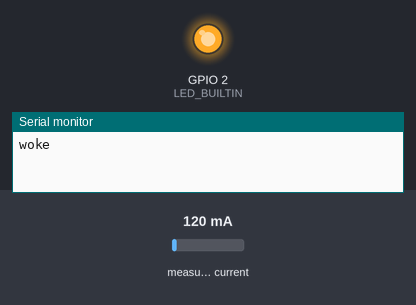
Simulated run of this sketch. Board: ESP32. Parts: output pins drawn as LEDs (lit = HIGH), the last lines printed to the serial monitor. Inputs (shaded band) come from the test bench; at power-on: measured current 120 mA. WiFi joins after 1.5 s; servers stay silent unless stated; uploads are accepted with an empty reply. At 13.2 s the program restarts the board; the recording ends there.

Above: at 0.1 s.
At 10.4 s:
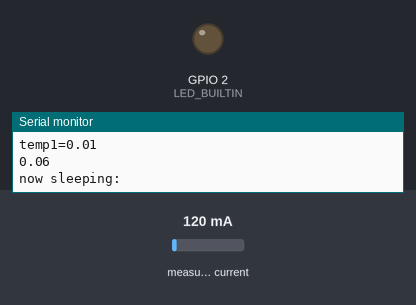
Timing chart, 0 to 13.2 s (numbered marks = the images above):
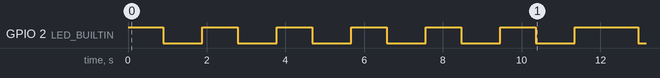

Measured:
- by itself, GPIO 2 (LED_BUILTIN): goes 6 × (HIGH 0.89 s, LOW 1.0 s), HIGH 1.6 s, then LOW

The sketch:

esp32_CT.ino
```cpp
#include "EmonLib.h"      //Energy monitoring library
#include <WiFi.h>
#include <esp_sleep.h>
#include "soc/soc.h"
#include "soc/rtc_cntl_reg.h"
#include <HTTPClient.h>
#define uS_TO_S_FACTOR 1000000
#define TIME_TO_SLEEP  10           // seconds to sleep

const char* ssid     = "Loading...";          //wifi ssid
const char* password = "098765432";          //wifi password
// REPLACE with your Domain name and URL path or IP address with path
const char* serverName = "http://18.116.3.198/post-esp-data.php";              //aws ip
//const char* serverName = "http://192.168.80.142/post-esp-data.php";          // local ip if used local server
// Keep this API Key value to be compatible with the PHP code provided in the project page.
// If you change the apiKeyValue value, the PHP file /post-data.php also needs to have the same key
String apiKeyValue = "tPmAT5Ab7F2"; //


EnergyMonitor emon1;
void setup() {
  // put your setup code here, to run once:
  WRITE_PERI_REG(RTC_CNTL_BROWN_OUT_REG, 0);                //disable brownout detector
Serial.begin(115200);
pinMode(LED_BUILTIN, OUTPUT);
emon1.current(34,60.6);


 esp_sleep_enable_timer_wakeup(TIME_TO_SLEEP * uS_TO_S_FACTOR);      //setup sleep timer
}

void loop() {
  // put your main code here, to run repeatedly:
double wh;                                  // initialise variables
wh=0;
double Irms;
double power;
float temp1;
  for (int i = 0; i <= 5; i++)                    //loop for 6 times i.e 1 minuite
  {
    digitalWrite(LED_BUILTIN, HIGH);
    Serial.println("woke ");
    Irms = (emon1.calcIrms(1480)/8);
    Irms = (emon1.calcIrms(1480)/8);
    Irms = (emon1.calcIrms(1480)/8);
    Irms = (emon1.calcIrms(1480)/8);
    Irms = (emon1.calcIrms(1480)/8);              //get current reading from sensor

Serial.print("irms=");
    Serial.println(Irms);
    power = Irms * 230;
    Serial.print("power=");
    Serial.println(power);
    temp1 = Irms * 230 * 0.00278;               //calculate Wh
        Serial.print("temp1=");
    Serial.println(temp1);
wh = wh+temp1;                                    // add reading to previous value
    Serial.println(wh);
    Serial.println("now sleeping: ");
    digitalWrite(LED_BUILTIN, LOW);

    esp_light_sleep_start();                        //esp goes to light sleep

  }

  WiFi.begin(ssid, password);                                 // start wifi
  while (WiFi.status() != WL_CONNECTED) {
    digitalWrite(LED_BUILTIN, HIGH);
    delay(200);
    Serial.print(".");
    digitalWrite(LED_BUILTIN, LOW);
  }
    Serial.println("WiFi connected");                     // inform that wifi is connected
  Serial.println("IP address: ");
  Serial.println(WiFi.localIP());
  if(WiFi.status()== WL_CONNECTED){
    HTTPClient http;

    // Your Domain name with URL path or IP address with path
    http.begin(serverName);

    // Specify content-type header
    http.addHeader("Content-Type", "application/x-www-form-urlencoded");

    // Prepare your HTTP POST request data
    String httpRequestData = "api_key=" + apiKeyValue + "&value2=" + String(wh)+ "";       // sends value to mysql server
    Serial.print("httpRequestData: ");
    Serial.println(httpRequestData);

    // Send HTTP POST request
    int httpResponseCode = http.POST(httpRequestData);                 //get error code if failed

    if (httpResponseCode>0) {
      Serial.print("HTTP Response code: ");
      Serial.println(httpResponseCode);
    }
    else {
      Serial.print("Error code: ");
      Serial.println(httpResponseCode);
    }
    // Free resources
    http.end();
  }
  else {
    Serial.println("WiFi Disconnected");
  }
ESP.restart();                      // restart after every successful request made to cloud
}
```
